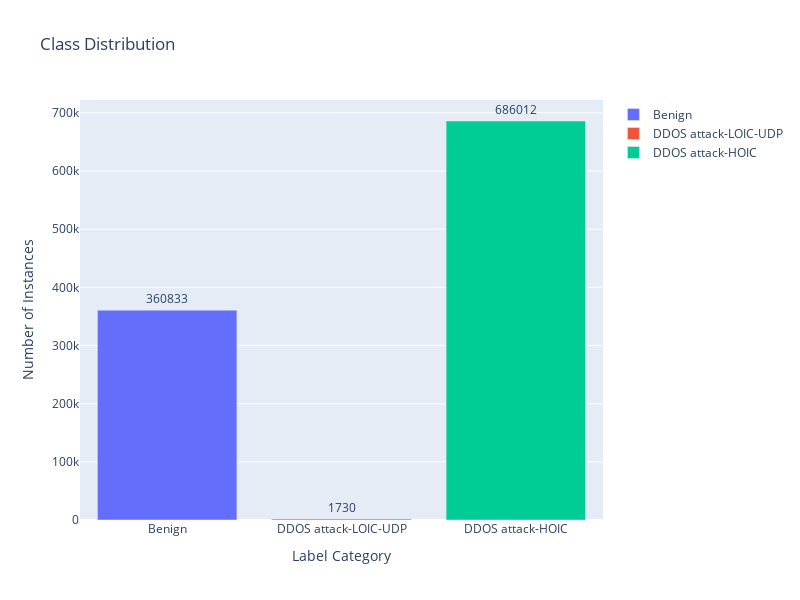

The code cell stored with this chart in its notebook:
### Code cell
from plotly.offline import init_notebook_mode, iplot, plot
import plotly as py
import plotly.express as px
import plotly.graph_objs as go

init_notebook_mode(connected=True)

# 使用df["Label"].value_counts()获取标签分布
df = pd.read_csv('02-21-2018.csv')
label_counts = df["Label"].value_counts()

fig = go.Figure(data=[
    go.Bar(name='Benign', 
           y=[label_counts['Benign']],
           x=['Benign'],
           text=[label_counts['Benign']],
           orientation='v',
           textposition='outside',),
    go.Bar(name='DDOS attack-LOIC-UDP', 
           y=[label_counts['DDOS attack-LOIC-UDP']],
           x=['DDOS attack-LOIC-UDP'],
           text=[label_counts['DDOS attack-LOIC-UDP']],
           orientation='v',
           textposition='outside',),
    go.Bar(name='DDOS attack-HOIC', 
           y=[label_counts['DDOS attack-HOIC']],
           x=['DDOS attack-HOIC'],
           text=[label_counts['DDOS attack-HOIC']],
           orientation='v',
           textposition='outside',)
])

# 修改布局设置
fig.update_layout(
    width=800,
    height=600,
    title='Class Distribution',
    yaxis_title='Number of Instances',
    xaxis_title='Label Category',
)

iplot(fig)

### Figure 1 — Plotly figure (JSON) as saved in the notebook; plotly's stock layout.template omitted (floating-point values rounded to 4 significant figures)
{"data": [{"name": "Benign", "orientation": "v", "text": ["360833"], "textposition": "outside", "type": "bar", "x": ["Benign"], "y": [360833]}, {"name": "DDOS attack-LOIC-UDP", "orientation": "v", "text": ["1730"], "textposition": "outside", "type": "bar", "x": ["DDOS attack-LOIC-UDP"], "y": [1730]}, {"name": "DDOS attack-HOIC", "orientation": "v", "text": ["686012"], "textposition": "outside", "type": "bar", "x": ["DDOS attack-HOIC"], "y": [686012]}], "layout": {"height": 600, "title": {"text": "Class Distribution"}, "width": 800, "xaxis": {"autorange": true, "range": [-0.5, 2.5], "title": {"text": "Label Category"}, "type": "category"}, "yaxis": {"autorange": true, "range": [0, 722100.0], "title": {"text": "Number of Instances"}, "type": "linear"}}}
